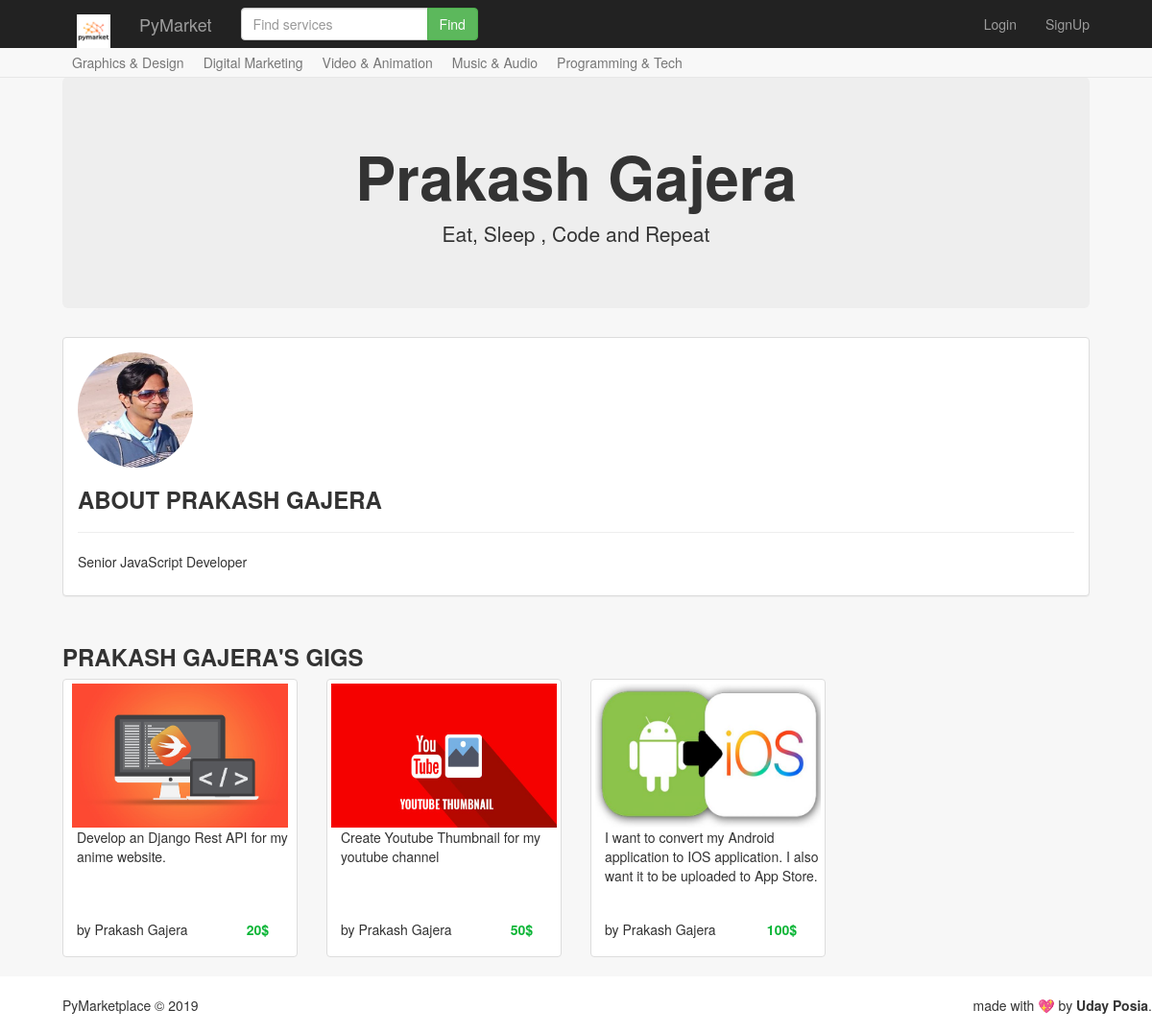
Screenshot of /profile/pgajera with the database file from the repository.
### core/models.py (models this page shows, shortened)
class UserDetails(models.Model):
    username = models.CharField(max_length=100)
    first_name = models.CharField(max_length=100)
    last_name = models.CharField(max_length=100)
    password = models.CharField(max_length=8)
    avatar = models.ImageField()
    about = models.CharField(max_length=1000)
    slogan = models.CharField(max_length=500)

class Jobs(models.Model):
    CATEGORY_CHOICES = (
        ("GD", "Graphics & Design"),
        ("DM", "Digital & Marketing"),
        ("VA", "Video & Animation"),
        ("MA", "Music & Audio"),
        ("PT", "Programming & Tech")
    )
    title = models.CharField(max_length=500)
    job_author = models.ForeignKey(UserDetails, on_delete=models.CASCADE)
    category = models.CharField(max_length=2, choices=CATEGORY_CHOICES)
    description = models.CharField(max_length=1000)
    price = models.IntegerField(default=5)
    photo = models.ImageField()
    active_status = models.BooleanField(default=True)
    job_status = models.BooleanField(default=False)
    created_at = models.DateTimeField(default=timezone.now)

### core/views.py (the view)
# urls.py: path('profile/<str:username>',view_profile ,name='view_profile'),
def view_profile(request, username):
    profile = UserDetails.objects.get(username=username)
    jobs =Jobs.objects.filter(job_author=profile)
    return render(request, 'profile.html',{'profile':profile, 'jobs':jobs })

### templates/profile.html
{% extends 'base.html' %}
{% load staticfiles %}
{% block page %}
  {% if request.session.user_obj.username == profile.username   %}
    <form method="POST">
      {% csrf_token %}
      <div class="jumbotron text-center">
        <h1><b>  {{ profile.first_name}} {{ profile.last_name }}</b></h1>
        <input class="form-control" name="slogan" value="{{ profile.slogan }}">
      </div>
      <div class="panel panel-default">
        <div class="panel-body">
          <img src="{{ profile.avatar.url }}" class="img-circle" height="120" width="120">
          <h3 class="text-uppercase"><b>About {{ profile.first_name }}</b></h3>
          <hr />
          <input class="form-control" name="about" value="{{ profile.about }}">
          <br />
          <button type="submit" class="btn btn-success">Update</button>
        </div>
      </div>
    </form>
  {% else %}
    <div class="jumbotron text-center">
      <h1><b>{{ profile.first_name}} {{ profile.last_name }}</b></h1>
      <p>{{  profile.slogan  }}</p>
    </div>
    <div class="panel panel-default">
      <div class="panel-body">
        <img src="{{ profile.avatar.url }}" class="img-circle" height="120" width="120">
        <h3 class="text-uppercase"><b>About {{ profile.first_name}} {{ profile.last_name }}</b></h3>
        <hr />
        <p>{{ profile.about }}</p>
      </div>
    </div>
  {% endif %}
  <h3 class="text-uppercase" style="margin-top: 50px;"><b>{{ profile.first_name}} {{ profile.last_name }}'s gigs</b></h3>
  <div class="row">
    {% for job in jobs %}
      <div class="col-md-3">
        <div class="thumbnail" style="height:290px">
          <a href=""><img src="{{ job.photo.url }}" style=" height:150px; weight:200px" alt="thumbnail"></a>
          <p style="margin-left: 10px;"><a href="{% url 'view_job'  job.id %}" >{{ job.title }}</a></p>
          <div style="position: absolute;left: 30px;bottom: 29px;width:200px">
          <p>
            <span>by<a href="{% url 'view_profile' job.job_author.username %}"> {{ profile.first_name}} {{ profile.last_name }}</a></span>
            <b class="green pull-right">{{ job.price }}$</b>
          </p>
          </div>
        </div>
      </div>
    {% endfor %}
  </div>
{% endblock %}

### static/css/app.css (style rules this page uses)
body { padding-top: 80px; }
a { color: #323232; }
.green { color: #0bb536; }

### rows the page displays
UserDetails: first_name "Prakash", last_name "Gajera", slogan "Eat, Sleep , Code and Repeat", avatar (picture), first_name "PRAKASH", last_name "GAJERA", about "Senior JavaScript Developer"
Jobs: photo (picture), title "Develop an Django Rest API for my anime website.", price "20"
Jobs: photo (picture), title "Create Youtube Thumbnail for my youtube channel", price "50"
Jobs: photo (picture), title "I want to convert my Android application to IOS application. I also want it to be uploaded to App Store.", price "100"
